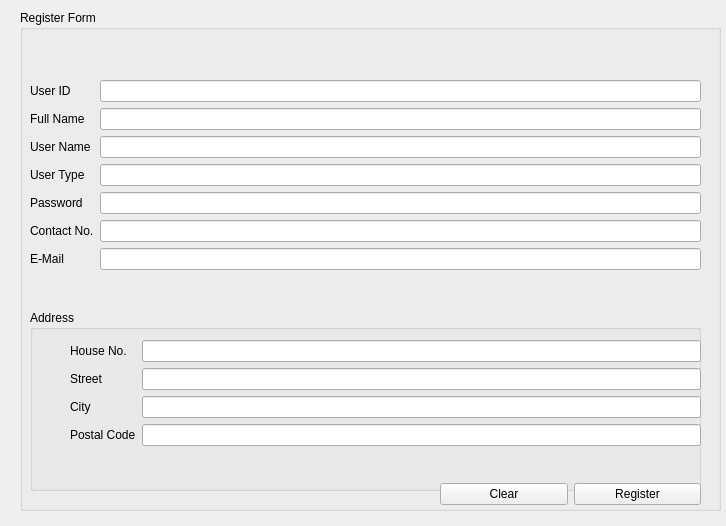
<?xml version="1.0" encoding="UTF-8"?>
<ui version="4.0">
 <class>registor</class>
 <widget class="QWidget" name="registor">
  <property name="geometry">
   <rect>
    <x>0</x>
    <y>0</y>
    <width>726</width>
    <height>526</height>
   </rect>
  </property>
  <property name="windowTitle">
   <string>Form</string>
  </property>
  <widget class="QWidget" name="layoutWidget_3">
   <property name="geometry">
    <rect>
     <x>480</x>
     <y>600</y>
     <width>241</width>
     <height>29</height>
    </rect>
   </property>
   <layout class="QHBoxLayout" name="horizontalLayout">
    <item>
     <widget class="QPushButton" name="btn_reg_clear">
      <property name="text">
       <string>Clear</string>
      </property>
     </widget>
    </item>
    <item>
     <widget class="QPushButton" name="btn_reg_register">
      <property name="text">
       <string>Register</string>
      </property>
     </widget>
    </item>
   </layout>
  </widget>
  <widget class="QGroupBox" name="groupBox">
   <property name="geometry">
    <rect>
     <x>20</x>
     <y>10</y>
     <width>701</width>
     <height>501</height>
    </rect>
   </property>
   <property name="title">
    <string>Register Form</string>
   </property>
   <widget class="QWidget" name="layoutWidget_2">
    <property name="geometry">
     <rect>
      <x>10</x>
      <y>70</y>
      <width>671</width>
      <height>227</height>
     </rect>
    </property>
    <layout class="QFormLayout" name="formLayout_2">
     <item row="1" column="0">
      <widget class="QLabel" name="label">
       <property name="text">
        <string>Full Name</string>
       </property>
      </widget>
     </item>
     <item row="1" column="1">
      <widget class="QLineEdit" name="txt_reg_fullname"/>
     </item>
     <item row="2" column="0">
      <widget class="QLabel" name="label_2">
       <property name="text">
        <string>User Name</string>
       </property>
      </widget>
     </item>
     <item row="2" column="1">
      <widget class="QLineEdit" name="txt_reg_username"/>
     </item>
     <item row="3" column="0">
      <widget class="QLabel" name="label_3">
       <property name="text">
        <string>User Type</string>
       </property>
      </widget>
     </item>
     <item row="4" column="0">
      <widget class="QLabel" name="label_4">
       <property name="text">
        <string>Password</string>
       </property>
      </widget>
     </item>
     <item row="4" column="1">
      <widget class="QLineEdit" name="txt_reg_password">
       <property name="echoMode">
        <enum>QLineEdit::Password</enum>
       </property>
      </widget>
     </item>
     <item row="6" column="0">
      <widget class="QLabel" name="label_5">
       <property name="text">
        <string>E-Mail</string>
       </property>
      </widget>
     </item>
     <item row="6" column="1">
      <widget class="QLineEdit" name="txt_reg_email"/>
     </item>
     <item row="0" column="0">
      <widget class="QLabel" name="label_10">
       <property name="text">
        <string>User ID</string>
       </property>
      </widget>
     </item>
     <item row="0" column="1">
      <widget class="QLineEdit" name="txt_reg_userid">
       <property name="enabled">
        <bool>true</bool>
       </property>
      </widget>
     </item>
     <item row="5" column="0">
      <widget class="QLabel" name="label_11">
       <property name="text">
        <string>Contact No.</string>
       </property>
      </widget>
     </item>
     <item row="5" column="1">
      <widget class="QLineEdit" name="txt_reg_contactno"/>
     </item>
     <item row="3" column="1">
      <widget class="QLineEdit" name="txt_reg_usertype"/>
     </item>
    </layout>
   </widget>
   <widget class="QGroupBox" name="groupBox_2">
    <property name="geometry">
     <rect>
      <x>10</x>
      <y>300</y>
      <width>671</width>
      <height>181</height>
     </rect>
    </property>
    <property name="title">
     <string>Address</string>
    </property>
    <widget class="QWidget" name="layoutWidget">
     <property name="geometry">
      <rect>
       <x>40</x>
       <y>30</y>
       <width>631</width>
       <height>128</height>
      </rect>
     </property>
     <layout class="QFormLayout" name="formLayout">
      <item row="0" column="0">
       <widget class="QLabel" name="label_6">
        <property name="text">
         <string>House No.</string>
        </property>
       </widget>
      </item>
      <item row="0" column="1">
       <widget class="QLineEdit" name="txt_reg_houseno"/>
      </item>
      <item row="1" column="0">
       <widget class="QLabel" name="label_7">
        <property name="text">
         <string>Street</string>
        </property>
       </widget>
      </item>
      <item row="1" column="1">
       <widget class="QLineEdit" name="txt_reg_street"/>
      </item>
      <item row="2" column="0">
       <widget class="QLabel" name="label_8">
        <property name="text">
         <string>City</string>
        </property>
       </widget>
      </item>
      <item row="2" column="1">
       <widget class="QLineEdit" name="txt_reg_city"/>
      </item>
      <item row="3" column="0">
       <widget class="QLabel" name="label_9">
        <property name="text">
         <string>Postal Code</string>
        </property>
       </widget>
      </item>
      <item row="3" column="1">
       <widget class="QLineEdit" name="txt_reg_postalcode"/>
      </item>
     </layout>
    </widget>
   </widget>
   <widget class="QLabel" name="lbl_reg_connect">
    <property name="geometry">
     <rect>
      <x>10</x>
      <y>40</y>
      <width>321</width>
      <height>17</height>
     </rect>
    </property>
    <property name="text">
     <string/>
    </property>
   </widget>
   <widget class="QWidget" name="layoutWidget">
    <property name="geometry">
     <rect>
      <x>420</x>
      <y>470</y>
      <width>261</width>
      <height>29</height>
     </rect>
    </property>
    <layout class="QHBoxLayout" name="horizontalLayout_2">
     <item>
      <widget class="QPushButton" name="btn_reg_clear_2">
       <property name="text">
        <string>Clear</string>
       </property>
      </widget>
     </item>
     <item>
      <widget class="QPushButton" name="btn_reg_register_2">
       <property name="text">
        <string>Register</string>
       </property>
      </widget>
     </item>
    </layout>
   </widget>
  </widget>
 </widget>
 <resources/>
 <connections/>
</ui>
